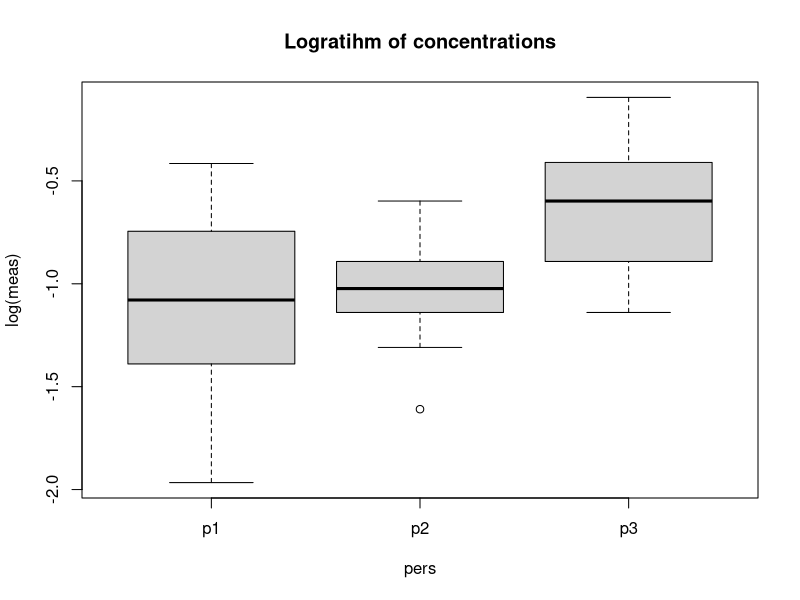

Here is the R script that generated this plot:
## ---- chunk 1
knitr::opts_chunk$set(echo = TRUE)
library(data.table)
## ---- chunk 2
bilirubin <- read.table("bilirubin.txt",header=T)
boxplot(log(meas)~pers, data = bilirubin, main = "Logratihm of concentrations")
linearmodel = lm(log(meas)~pers, data = bilirubin)
summary(linearmodel)
Fval = summary(linearmodel)$fstatistic[1] # Value of F-statistic
Fval
n1 = 11; n2 = 10; n3 = 8; n = n1 + n2 + n3
permTest <- function(){
  permbilirubin = copy(bilirubin)
  permbilirubin$meas = sample(bilirubin$meas,n, replace = F)
  linearmodel = lm(log(meas)~pers, data = permbilirubin)
  return(summary(linearmodel)$fstatistic[1])
}
B = 999
results = replicate(B,permTest())
results
newp = length(which(results >= Fval))/B
newp
